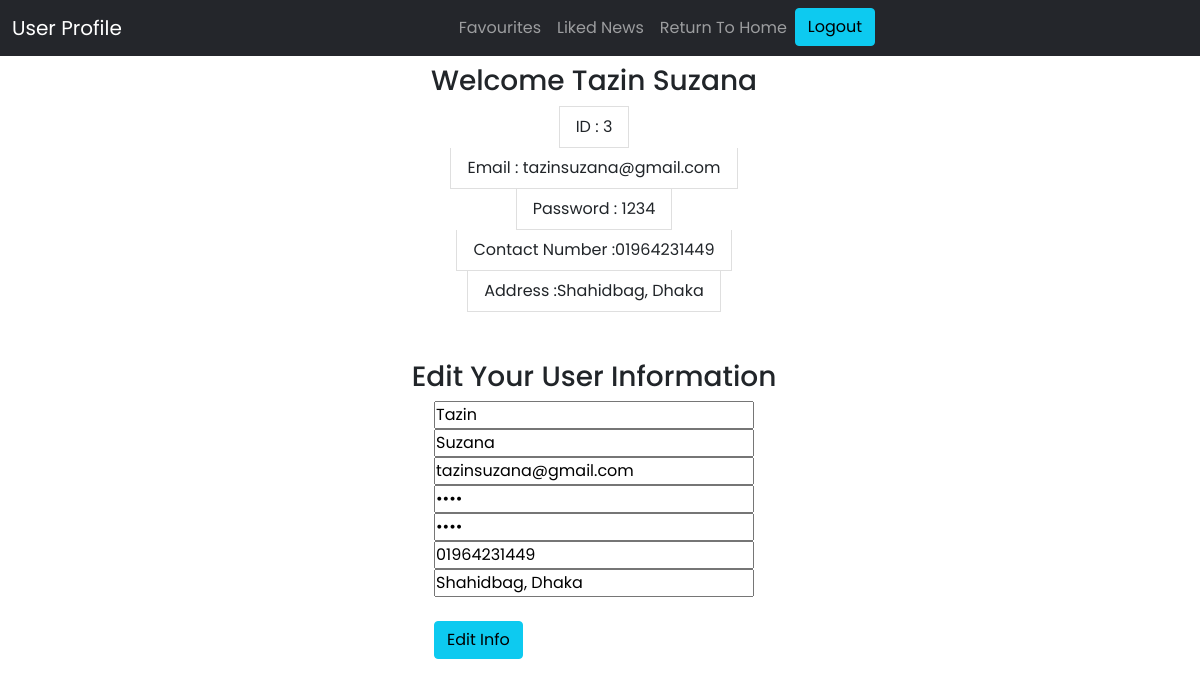
/user/user_dashboard.php (signed in), run on the app's committed database.
### tables this page shows
CREATE TABLE `reader` (
  `reader_id` int(11) NOT NULL,
  `reader_firstname` varchar(70) NOT NULL,
  `reader_lastname` varchar(70) NOT NULL,
  `reader_email` varchar(70) NOT NULL,
  `reader_password` varchar(70) NOT NULL,
  `reader_contact_number` varchar(70) NOT NULL,
  `reader_address` varchar(255) DEFAULT NULL
);

### includes/functions.inc.php (called while the page is built, shortened)
<?php
function getReaderInfo($conn, $reader_id)
{
    $sql = "SELECT reader_id, reader_firstname,reader_lastname,reader_email,
            reader_password,reader_contact_number,reader_address
    FROM reader
    WHERE reader_id = '$reader_id'";
    $res = mysqli_query($conn, $sql);
    if ($res->num_rows > 0) {
        while ($row = mysqli_fetch_assoc($res)) {
            $readerInfo = array('reader_id' => $row['reader_id'], 'reader_firstname' => $row['reader_firstname'], 'reader_lastname' => $row['reader_lastname'], 'reader_email' => $row['reader_email'], 'reader_pass' => $row['reader_password'], 'reader_contact_number' => $row['reader_contact_number'], 'reader_address' => $row['reader_address']);
        }
    }
    return  $readerInfo;
}

### user/user_dashboard.php (the view, shortened to what this page needs)
<?php
if (isset($_SESSION['user_id']) && $_SESSION['user_role'] == "reader") {
    include_once "./user_header.php";
    include_once '../includes/dbh.inc.php';
    include_once '../includes/functions.inc.php';
    $readerInfo = getReaderInfo($conn, $_SESSION['user_id']);
?>
    <main style="height:1000px">
        <ul class="list-group container">
            <h3 class="mt-2"> Welcome <?php echo $readerInfo["reader_firstname"] . " " . $readerInfo["reader_lastname"] ?></h3>
            <li class="list-group-item"> <span>ID : </span> <?php echo $readerInfo["reader_id"] ?></li>
            <li class="list-group-item"> <span>Email : </span> <?php echo $readerInfo["reader_email"] ?></li>
            <li class="list-group-item"> <span>Password : </span><?php echo $readerInfo["reader_pass"] ?></li>
            <li class="list-group-item"> <span>Contact Number :</span><?php echo $readerInfo["reader_contact_number"] ?></li>
            <li class="list-group-item"> <span>Address :</span><?php echo $readerInfo["reader_address"] ?></li>
            <br>
            <br>
            <h3>Edit Your User Information</h3>
            <form action="/online_news_portal/includes/user_inc/user_edit_inc.php" method="POST">
                <input type="text" name="user_firstname" placeholder="First name" value="<?php echo $readerInfo["reader_firstname"] ?>"> <br>
                <input type="text" name="user_lastname" placeholder="Last name" value="<?php echo $readerInfo["reader_lastname"] ?>"> <br>
                <input type="text" name="user_email" placeholder="Email" value="<?php echo $readerInfo["reader_email"] ?>"> <br>
                <input type="password" name="user_password" placeholder="Password" value="<?php echo $readerInfo["reader_pass"] ?>"> <br>
                <input type="password" name="user_password_repeat" placeholder="Password" value="<?php echo $readerInfo["reader_pass"] ?>"> <br>
                <input type="text" name="user_contact_number" placeholder="Contact Number" value="<?php echo $readerInfo["reader_contact_number"] ?>"> <br>
                <input type="text" name="user_address" placeholder="Address" value="<?php echo $readerInfo["reader_address"] ?>"> <br>
                <br>
                <button type="submit" class="btn btn-info" name="edit_reader">Edit Info</button>
                <br>
            </form>
        </ul>
    </main>
<?php } else {
    header('location:/online_news_portal/login.php');
} ?>

### css/style.css (style rules this page uses)
body { line-height: 1.5; font-family: 'Poppins', sans-serif; }
* { margin:0 auto; padding:0; box-sizing: border-box; }
.container { max-width: 1170px; margin:auto; }
ul { list-style: none; }

### data on the page
reader: reader_firstname "Tazin", reader_lastname "Suzana", reader_id "3", reader_email "tazinsuzana@gmail.com", reader_password "1234", reader_contact_number "01964231449", reader_address "Shahidbag, Dhaka", user_firstname "Tazin", user_lastname "Suzana", user_email "tazinsuzana@gmail.com", user_contact_number "01964231449", user_address "Shahidbag, Dhaka"
